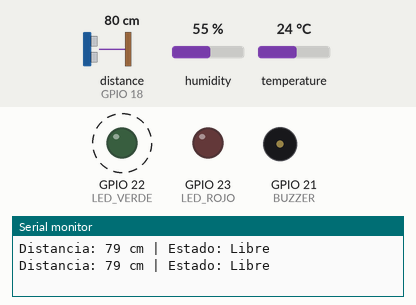
Simulated run of this sketch. Board: ESP32. Parts: output pins drawn as LEDs (lit = HIGH), buzzer (waves = sounding), the last lines printed to the serial monitor. Wiring (inferred from the names in the program): ultrasonic range finder: trigger GPIO 5; echo GPIO 18. Dashed ring = blinking. The inputs (shaded band) are chosen by the test bench; at power-on: distance to the obstacle (sensor on GPIO 18) 80 cm, humidity 55 %, temperature 24 °C. The echo pulse lasts 58.3 µs per cm; pins used as bus, display or sensor lines are not drawn.

Above: at 0.91 s.
1.4 s: distance to the obstacle (sensor on GPIO 18) set to 69 cm
4.9 s: distance to the obstacle (sensor on GPIO 18) set to 64 cm
At 6.35 s:
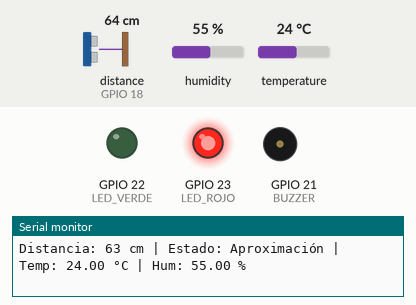
8.4 s: distance to the obstacle (sensor on GPIO 18) set to 250 cm
At 9.8 s:
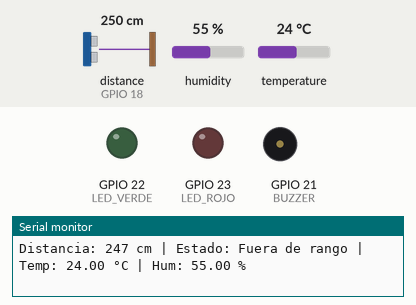
10.7 s: distance to the obstacle (sensor on GPIO 18) set to 177 cm
12.2 s: distance to the obstacle (sensor on GPIO 18) set to 169 cm
At 12.97 s:
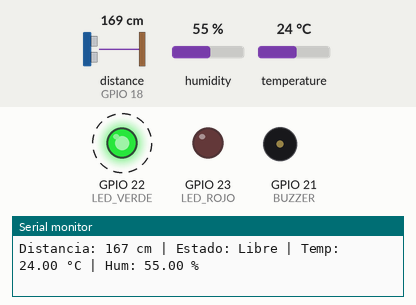
15.7 s: distance to the obstacle (sensor on GPIO 18) set to 35 cm
At 16.01 s:
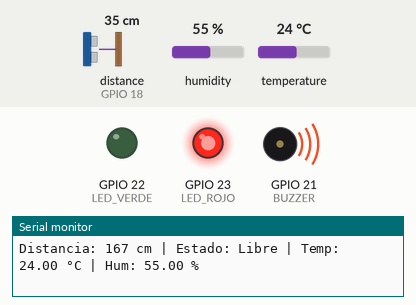
Timing chart, 0 to 20.2 s (numbered marks = the images above; inputs shaded):
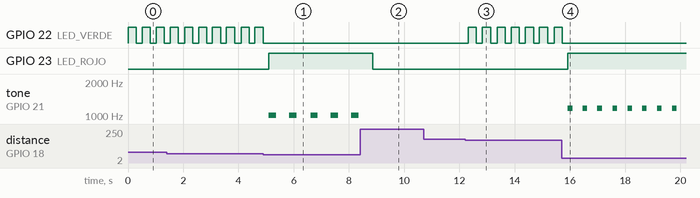

The sketch:

prueba_4.ino
```cpp
#include <Arduino.h>
#include "DHT.h"

// Pines HC-SR04
#define TRIG_PIN 5
#define ECHO_PIN 18

// LEDs y buzzer
#define LED_ROJO 23
#define LED_VERDE 22
#define BUZZER 21

// DHT11 (cambiar a DHT22 cuando lo tengas)
#define DHTPIN 4
#define DHTTYPE DHT11
DHT dht(DHTPIN, DHTTYPE);

// Variables de distancia y movimiento
long duracion;
int distancia;
int distanciaAnterior = 0;
int contadorQuieto = 0;

// Parámetros de lógica
const int UMBRAL_MOV = 3;       // variación mínima en cm para considerar movimiento
const int CICLOS_QUIETO = 5;    // lecturas consecutivas quieto para marcar estacionado
bool alertaMostrada = false;    // parpadeo de confirmación solo una vez

// Variables del DHT
float temp = NAN;
float hum = NAN;
unsigned long ultimoDHT = 0;
const unsigned long intervaloDHT = 2000; // leer cada 2 segundos

void setup() {
  Serial.begin(115200);

  pinMode(TRIG_PIN, OUTPUT);
  pinMode(ECHO_PIN, INPUT);
  pinMode(LED_ROJO, OUTPUT);
  pinMode(LED_VERDE, OUTPUT);
  pinMode(BUZZER, OUTPUT);

  dht.begin();
}

void loop() {
  // --- Lectura del ultrasonico ---
  digitalWrite(TRIG_PIN, LOW);
  delayMicroseconds(2);
  digitalWrite(TRIG_PIN, HIGH);
  delayMicroseconds(10);
  digitalWrite(TRIG_PIN, LOW);

  duracion = pulseIn(ECHO_PIN, HIGH, 30000);
  distancia = duracion * 0.034 / 2;

  // --- Detección de movimiento ---
  if (abs(distancia - distanciaAnterior) <= UMBRAL_MOV) {
    contadorQuieto++;
  } else {
    contadorQuieto = 0;
    alertaMostrada = false;
  }
  distanciaAnterior = distancia;

  // --- Leer DHT cada 2s ---
  if (millis() - ultimoDHT > intervaloDHT) {
    float t = dht.readTemperature();
    float h = dht.readHumidity();
    if (!isnan(t) && !isnan(h)) {
      temp = t;
      hum = h;
    }
    ultimoDHT = millis();
  }

  // --- Determinar estado ---
  String estado = "";

  if (distancia > 170 || distancia <= 0) {
    // Fuera de rango
    estado = "Fuera de rango";
    digitalWrite(LED_ROJO, LOW);
    digitalWrite(LED_VERDE, LOW);
    noTone(BUZZER);

  } else if (distancia > 65 && distancia <= 180) {
    // Libre
    estado = "Libre";
    digitalWrite(LED_ROJO, LOW);
    digitalWrite(LED_VERDE, HIGH);
    noTone(BUZZER);
    delay(300);
    digitalWrite(LED_VERDE, LOW);

  } else if (distancia > 30 && distancia <= 100) {
    // Aproximación
    estado = "Aproximación";
    digitalWrite(LED_ROJO, HIGH);
    digitalWrite(LED_VERDE, LOW);

    int frecuencia = map(distancia, 100, 30, 800, 1200);
    int duracionBeep = map(distancia, 100, 30, 400, 150);

    tone(BUZZER, frecuencia);
    delay(duracionBeep);
    noTone(BUZZER);
    delay(duracionBeep);

  } else if (distancia <= 30) {
    // Dentro de rango de estacionado
    if (contadorQuieto >= CICLOS_QUIETO) {
      estado = "Ocupado";

      noTone(BUZZER);
      digitalWrite(LED_VERDE, LOW);

      if (!alertaMostrada) {
        // Parpadeo de confirmación una vez
        for (int i = 0; i < 5; i++) {
          digitalWrite(LED_ROJO, HIGH);
          delay(500);
          digitalWrite(LED_ROJO, LOW);
          delay(500);
        }
        alertaMostrada = true;
      }

      digitalWrite(LED_ROJO, HIGH);
      delay(3000); // fijo

    } else {
      estado = "Maniobra";
      digitalWrite(LED_ROJO, HIGH);
      tone(BUZZER, 1600);
      delay(150);
      noTone(BUZZER);
      delay(150);
    }
  }

  // --- Mostrar en Serial ---
  Serial.print("Distancia: ");
  Serial.print(distancia);
  Serial.print(" cm | Estado: ");
  Serial.print(estado);

  if (!isnan(temp) && !isnan(hum)) {
    Serial.print(" | Temp: ");
    Serial.print(temp);
    Serial.print(" °C | Hum: ");
    Serial.print(hum);
    Serial.print(" %");
  }
  Serial.println();

  delay(200);
}
```

Measured:
- the behaviour switches between 67 and 66 cm on distance to the obstacle (sensor on GPIO 18) (found by bisection; images 0 and 1)
- the behaviour switches between 173 and 172 cm on distance to the obstacle (sensor on GPIO 18) (found by bisection; images 2 and 3)
- after the input at 4.9 s, GPIO 22 (LED_VERDE): stops changing and stays LOW; GPIO 23 (LED_ROJO): LOW → HIGH after 0.20 s; tone on GPIO 21 (BUZZER): alternates 1011 Hz for 0.27 s and silent for 0.47 s, starting after 0.20 s
- after the input at 8.4 s, GPIO 23 (LED_ROJO): HIGH → LOW after 0.47 s; tone on GPIO 21 (BUZZER): stops changing and stays silent
- after the input at 12.2 s, GPIO 22 (LED_VERDE): alternates HIGH for 0.30 s and LOW for 0.21 s, starting after 0.11 s
- after the input at 15.7 s, GPIO 22 (LED_VERDE): goes on until 15.7 s, then stays LOW; GPIO 23 (LED_ROJO): LOW → HIGH after 0.23 s; tone on GPIO 21 (BUZZER): alternates 1177 Hz for 0.17 s and silent for 0.37 s, starting after 0.23 s
- by itself, GPIO 22 (LED_VERDE): alternates HIGH for 0.30 s and LOW for 0.20 s
